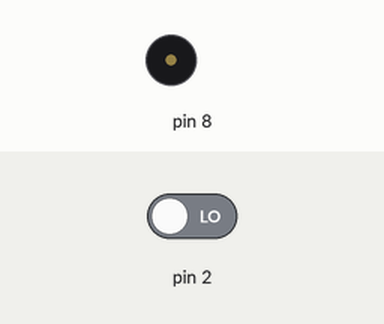
A sketch run on a simulated Arduino Uno, built with avr-gcc and run on an emulated ATmega328P. On the bench: buzzer (waves = sounding). The test bench sets the inputs (shaded band); at power-on: pin 2 LOW.

Above: at 1.2 s.
1.3 s: pin 2 driven HIGH
At 2.1 s:
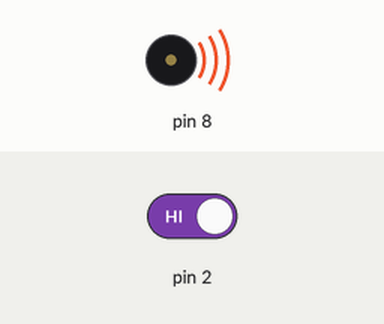
Timing chart, 0 to 8.8 s (numbered marks = the images above; inputs shaded):
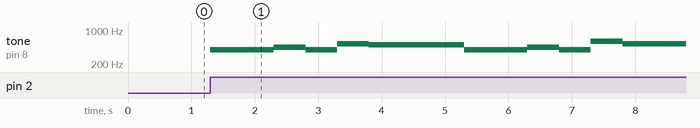

Measured:
- after the input at 1.3 s, tone on pin 8: plays 392 Hz for 1.0 s, 440 Hz for 0.50 s, 392 Hz for 0.50 s, 523 Hz for 0.50 s, 494 Hz for 1.5 s, 392 Hz for 1.0 s … (10 notes in this stretch), starting at once

The sketch:

happy_birthday_buzzer_with_input.ino
```cpp
#define NOTE_G4  392
#define NOTE_A  440
#define NOTE_B  494
#define NOTE_C  523
#define NOTE_D  587
#define NOTE_E  659
#define NOTE_F  698
#define NOTE_G5  784


// notes in the melody:
int melody[25] = {NOTE_G4, NOTE_G4, NOTE_A, NOTE_G4, NOTE_C, NOTE_B, NOTE_G4, NOTE_G4, NOTE_A, NOTE_G4, NOTE_D, NOTE_C, NOTE_G4, NOTE_G4, NOTE_G5, NOTE_E, NOTE_C, NOTE_B, NOTE_A, NOTE_F, NOTE_F, NOTE_E, NOTE_C, NOTE_D, NOTE_C};
int buttonState = 0;

void setup()
{
  pinMode(2,INPUT);

}

void loop()
{
  buttonState = digitalRead(2);
  int count=0;

  if (buttonState == HIGH)
  {
    count+=1;
  }

  if (count == 1)
  {
  HappyBirthdaySong();
  count = 0;
  }
}

void HappyBirthdaySong()
{
  for (int thisNote = 0; thisNote < 25; thisNote++)
   {
      tone(8, melody[thisNote]);

    if (thisNote == 5 || thisNote == 11 || thisNote == 18)
    {
        delay(1500);
      }
      else
    {
      delay(500);
    }
      if (thisNote == 24)
        {
          noTone(8);
        }
    }
}
```
